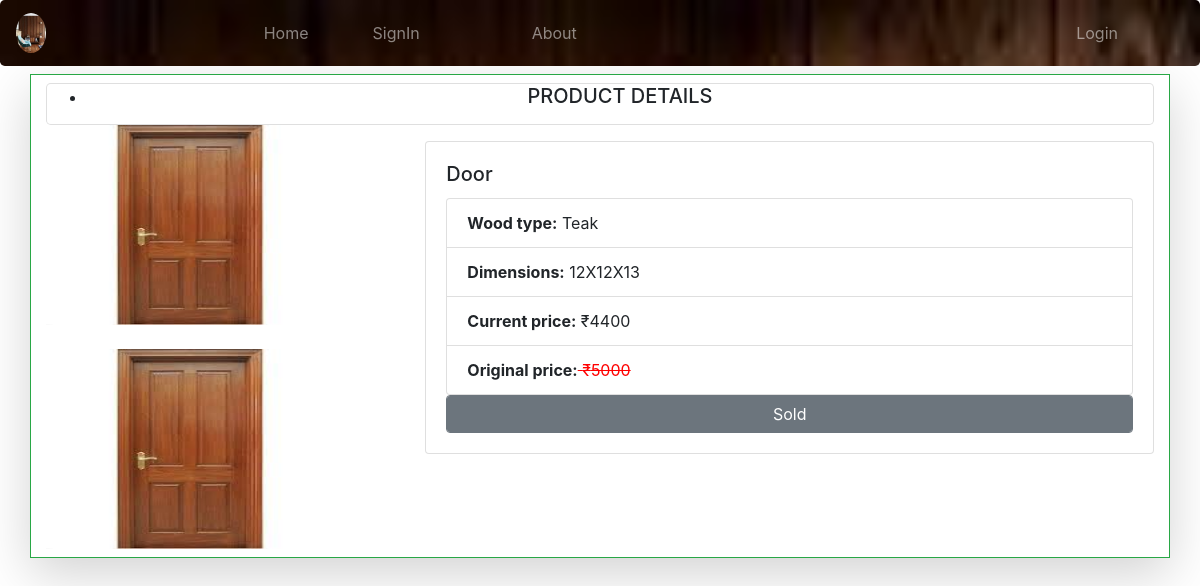
The page /do/dodet/32454 on the database its author committed.
### HomeWoods/models.py (models this page shows)
class Sell(models.Model):
	prdct_id = models.PositiveIntegerField(primary_key=True,blank=True)
	im1 = models.ImageField(null=True,blank=True,upload_to='')
	im2 = models.ImageField(null=True,blank=True,upload_to='')
	dim = models.CharField(max_length=20)
	wd_type = models.CharField(max_length=25,blank=True)
	f_name = models.CharField(max_length=35)
	o_price = models.CharField(max_length=10)
	c_price = models.CharField(max_length=10)
	s_stat = models.CharField(max_length=10,null=True)

### HomeWoods/views.py (the view)
# urls.py: path('do/dodet/<int:id>', views.dodetView, name="dd"),
def dodetView(request,id):
	t = Sell.objects.get(prdct_id=id)
	return render(request,'html/drdetails.html',{'t1':t})

### templates/html/drdetails.html
{% extends 'html/base.html' %}
{% block content %}
<div class="container mt-2 mx-auto shadow-lg border border-success">
  <div class="card  mt-2 rounded-lg rounded-sm" style="text-align: center;">
    <div class="row">
        <div class="col">
            <ul>
                <li><h5 class="card-title">PRODUCT DETAILS</h5></li>
            </ul>
        </div>
    </div>
 </div>
   <div class="row">
        <div class="col-md-4 mb-2  ">
            <div class="images">
                <img src="{{ t1.im1.url }}" class="card-img-top" alt="{{ t1.f_name }}" style="height: 200px;width: 300px;">
                 <br><br>
                <img src="{{ t1.im2.url }}" class="card-img-top" alt="{{ t1.f_name }}" style="height: 200px;width: 300px;">
            </div>
        </div>
        <div class="col-md-8 ">
            <div class="card mt-3">
                <div class="card-body">
                    <h5 class="card-title">{{ t1.f_name }}</h5>
                    <ul class="list-group">
                        <li class="list-group-item"><strong>Wood type:</strong> {{ t1.wd_type }}</li>
                        <li class="list-group-item"><strong>Dimensions:</strong> {{ t1.dim }}</li>
                        <li class="list-group-item"><strong>Current price:</strong> ₹{{ t1.c_price}}</li>
                        <li class="list-group-item"><strong>Original price:</strong><s style="background-color: white; color: red"> ₹{{ t1.o_price }}</s></li>
                    </ul>
                    {% if t1.s_stat != 'Sold' %}
                    <a href="{% url 'payment' t1.f_name t1.prdct_id %}" class="btn btn-success form-control">Book</a>
                    {% else %}
                    <a href="#" class="btn btn-secondary form-control">Sold</a>
                    {% endif %}
                </div>
            </div>
        </div>
    </div>
</div>
{% endblock %}

### rows shown on the page
Sell: im1 (picture), im2 (picture), f_name "Door", wd_type "Teak", dim "12X12X13", c_price "4400", o_price "5000"
